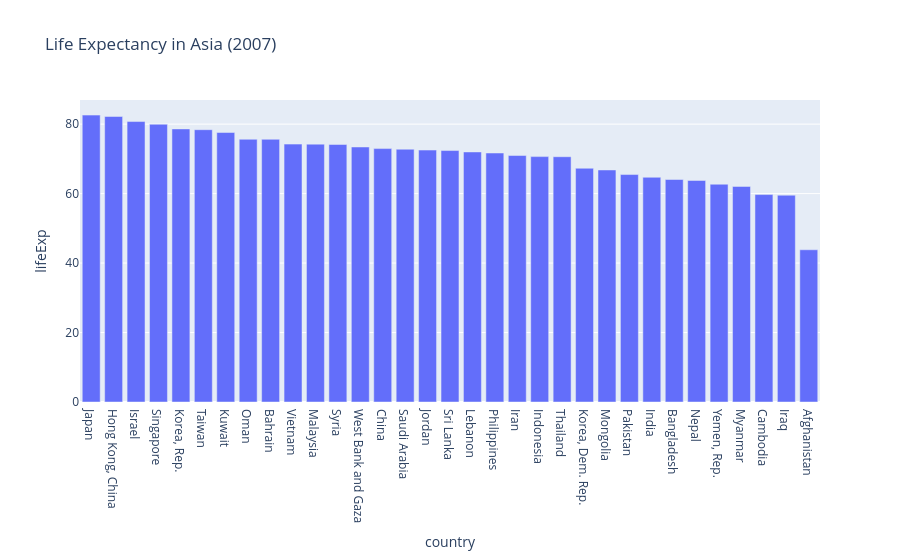

Notebook code cell kept with this figure:
### Code cell
# YOUR CODE HERE — Part B: Bar chart for Asia in 2007
asia = gapminder[(gapminder.year == 2007) & (gapminder.continent == "Asia")]
asia = asia.sort_values("lifeExp", ascending=False)

fig2 = px.bar(asia,
              x="country",
              y="lifeExp",
              title="Life Expectancy in Asia (2007)")
fig2.show()

### Figure 1 — Plotly figure (JSON) as saved in the notebook; plotly's stock layout.template omitted (floating-point values rounded to 4 significant figures)
{"data": [{"hovertemplate": "country=%{x}<br>lifeExp=%{y}<extra></extra>", "legendgroup": "", "marker": {"color": "#636efa", "pattern": {"shape": ""}}, "name": "", "orientation": "v", "showlegend": false, "textposition": "auto", "type": "bar", "x": ["Japan", "Hong Kong, China", "Israel", "Singapore", "Korea, Rep.", "Taiwan", "Kuwait", "Oman", "Bahrain", "Vietnam", "Malaysia", "Syria", "West Bank and Gaza", "China", "Saudi Arabia", "Jordan", "Sri Lanka", "Lebanon", "Philippines", "Iran", "Indonesia", "Thailand", "Korea, Dem. Rep.", "Mongolia", "Pakistan", "India", "Bangladesh", "Nepal", "Yemen, Rep.", "Myanmar", "Cambodia", "Iraq", "Afghanistan"], "xaxis": "x", "y": [82.6, 82.21, 80.75, 79.97, 78.62, 78.4, 77.59, 75.64, 75.64, 74.25, 74.24, 74.14, 73.42, 72.96, 72.78, 72.53, 72.4, 71.99, 71.69, 70.96, 70.65, 70.62, 67.3, 66.8, 65.48, 64.7, 64.06, 63.78, 62.7, 62.07, 59.72, 59.55, 43.83], "yaxis": "y"}], "layout": {"barmode": "relative", "legend": {"tracegroupgap": 0}, "title": {"text": "Life Expectancy in Asia (2007)"}, "xaxis": {"anchor": "y", "domain": [0, 1], "title": {"text": "country"}}, "yaxis": {"anchor": "x", "domain": [0, 1], "title": {"text": "lifeExp"}}}}
